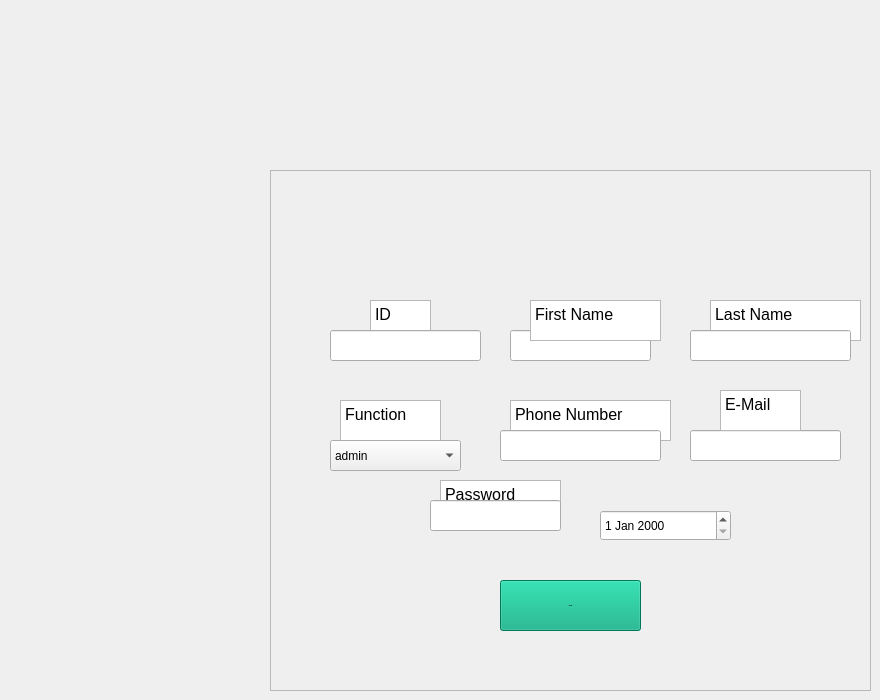
             <widget class="QWidget" name="tab_3">
              <attribute name="title">
               <string>Tab 1</string>
              </attribute>
              <widget class="QFrame" name="frame_3">
               <property name="geometry">
                <rect>
                 <x>270</x>
                 <y>170</y>
                 <width>601</width>
                 <height>521</height>
                </rect>
               </property>
               <property name="frameShape">
                <enum>QFrame::StyledPanel</enum>
               </property>
               <property name="frameShadow">
                <enum>QFrame::Raised</enum>
               </property>
               <widget class="QLineEdit" name="LE_prenom_2">
                <property name="geometry">
                 <rect>
                  <x>240</x>
                  <y>160</y>
                  <width>141</width>
                  <height>31</height>
                 </rect>
                </property>
                <property name="text">
                 <string/>
                </property>
                <property name="readOnly">
                 <bool>false</bool>
                </property>
               </widget>
               <widget class="QTextBrowser" name="textBrowser_15">
                <property name="geometry">
                 <rect>
                  <x>100</x>
                  <y>130</y>
                  <width>61</width>
                  <height>41</height>
                 </rect>
                </property>
                <property name="html">
                 <string>&lt;!DOCTYPE HTML PUBLIC &quot;-//W3C//DTD HTML 4.0//EN&quot; &quot;http://www.w3.org/TR/REC-html40/strict.dtd&quot;&gt;
&lt;html&gt;&lt;head&gt;&lt;meta name=&quot;qrichtext&quot; content=&quot;1&quot; /&gt;&lt;style type=&quot;text/css&quot;&gt;
p, li { white-space: pre-wrap; }
&lt;/style&gt;&lt;/head&gt;&lt;body style=&quot; font-family:'century gothic'; font-size:17px; font-weight:400; font-style:normal;&quot;&gt;
&lt;p style=&quot; margin-top:0px; margin-bottom:0px; margin-left:0px; margin-right:0px; -qt-block-indent:0; text-indent:0px;&quot;&gt;&lt;span style=&quot; font-size:12pt;&quot;&gt;ID &lt;/span&gt;&lt;/p&gt;&lt;/body&gt;&lt;/html&gt;</string>
                </property>
               </widget>
               <widget class="QTextBrowser" name="textBrowser_16">
                <property name="geometry">
                 <rect>
                  <x>440</x>
                  <y>130</y>
                  <width>151</width>
                  <height>41</height>
                 </rect>
                </property>
                <property name="html">
                 <string>&lt;!DOCTYPE HTML PUBLIC &quot;-//W3C//DTD HTML 4.0//EN&quot; &quot;http://www.w3.org/TR/REC-html40/strict.dtd&quot;&gt;
&lt;html&gt;&lt;head&gt;&lt;meta name=&quot;qrichtext&quot; content=&quot;1&quot; /&gt;&lt;style type=&quot;text/css&quot;&gt;
p, li { white-space: pre-wrap; }
&lt;/style&gt;&lt;/head&gt;&lt;body style=&quot; font-family:'century gothic'; font-size:17px; font-weight:400; font-style:normal;&quot;&gt;
&lt;p style=&quot; margin-top:0px; margin-bottom:0px; margin-left:0px; margin-right:0px; -qt-block-indent:0; text-indent:0px;&quot;&gt;&lt;span style=&quot; font-size:12pt;&quot;&gt;Last Name&lt;/span&gt;&lt;/p&gt;&lt;/body&gt;&lt;/html&gt;</string>
                </property>
               </widget>
               <widget class="QTextBrowser" name="textBrowser_17">
                <property name="geometry">
                 <rect>
                  <x>70</x>
                  <y>230</y>
                  <width>101</width>
                  <height>41</height>
                 </rect>
                </property>
                <property name="html">
                 <string>&lt;!DOCTYPE HTML PUBLIC &quot;-//W3C//DTD HTML 4.0//EN&quot; &quot;http://www.w3.org/TR/REC-html40/strict.dtd&quot;&gt;
&lt;html&gt;&lt;head&gt;&lt;meta name=&quot;qrichtext&quot; content=&quot;1&quot; /&gt;&lt;style type=&quot;text/css&quot;&gt;
p, li { white-space: pre-wrap; }
&lt;/style&gt;&lt;/head&gt;&lt;body style=&quot; font-family:'century gothic'; font-size:17px; font-weight:400; font-style:normal;&quot;&gt;
&lt;p style=&quot; margin-top:0px; margin-bottom:0px; margin-left:0px; margin-right:0px; -qt-block-indent:0; text-indent:0px;&quot;&gt;&lt;span style=&quot; font-size:12pt;&quot;&gt;Function&lt;/span&gt;&lt;/p&gt;&lt;/body&gt;&lt;/html&gt;</string>
                </property>
               </widget>
               <widget class="QTextBrowser" name="textBrowser_18">
                <property name="geometry">
                 <rect>
                  <x>240</x>
                  <y>230</y>
                  <width>161</width>
                  <height>41</height>
                 </rect>
                </property>
                <property name="html">
                 <string>&lt;!DOCTYPE HTML PUBLIC &quot;-//W3C//DTD HTML 4.0//EN&quot; &quot;http://www.w3.org/TR/REC-html40/strict.dtd&quot;&gt;
&lt;html&gt;&lt;head&gt;&lt;meta name=&quot;qrichtext&quot; content=&quot;1&quot; /&gt;&lt;style type=&quot;text/css&quot;&gt;
p, li { white-space: pre-wrap; }
&lt;/style&gt;&lt;/head&gt;&lt;body style=&quot; font-family:'century gothic'; font-size:17px; font-weight:400; font-style:normal;&quot;&gt;
&lt;p style=&quot; margin-top:0px; margin-bottom:0px; margin-left:0px; margin-right:0px; -qt-block-indent:0; text-indent:0px;&quot;&gt;&lt;span style=&quot; font-size:12pt;&quot;&gt;Phone Number&lt;/span&gt;&lt;/p&gt;&lt;/body&gt;&lt;/html&gt;</string>
                </property>
               </widget>
               <widget class="QLineEdit" name="LE_ID_3">
                <property name="geometry">
                 <rect>
                  <x>60</x>
                  <y>160</y>
                  <width>151</width>
                  <height>31</height>
                 </rect>
                </property>
                <property name="text">
                 <string/>
                </property>
                <property name="readOnly">
                 <bool>false</bool>
                </property>
               </widget>
               <widget class="QLineEdit" name="LE_tlf_2">
                <property name="geometry">
                 <rect>
                  <x>230</x>
                  <y>260</y>
                  <width>161</width>
                  <height>31</height>
                 </rect>
                </property>
                <property name="text">
                 <string/>
                </property>
                <property name="readOnly">
                 <bool>false</bool>
                </property>
               </widget>
               <widget class="QDateEdit" name="dateEdit_2">
                <property name="geometry">
                 <rect>
                  <x>330</x>
                  <y>340</y>
                  <width>131</width>
                  <height>31</height>
                 </rect>
                </property>
               </widget>
               <widget class="QTextBrowser" name="textBrowser_19">
                <property name="geometry">
                 <rect>
                  <x>170</x>
                  <y>310</y>
                  <width>121</width>
                  <height>41</height>
                 </rect>
                </property>
                <property name="html">
                 <string>&lt;!DOCTYPE HTML PUBLIC &quot;-//W3C//DTD HTML 4.0//EN&quot; &quot;http://www.w3.org/TR/REC-html40/strict.dtd&quot;&gt;
&lt;html&gt;&lt;head&gt;&lt;meta name=&quot;qrichtext&quot; content=&quot;1&quot; /&gt;&lt;style type=&quot;text/css&quot;&gt;
p, li { white-space: pre-wrap; }
&lt;/style&gt;&lt;/head&gt;&lt;body style=&quot; font-family:'century gothic'; font-size:17px; font-weight:400; font-style:normal;&quot;&gt;
&lt;p style=&quot; margin-top:0px; margin-bottom:0px; margin-left:0px; margin-right:0px; -qt-block-indent:0; text-indent:0px;&quot;&gt;&lt;span style=&quot; font-size:12pt;&quot;&gt;Password&lt;/span&gt;&lt;/p&gt;&lt;/body&gt;&lt;/html&gt;</string>
                </property>
               </widget>
               <widget class="QLineEdit" name="LE_mail_2">
                <property name="geometry">
                 <rect>
                  <x>420</x>
                  <y>260</y>
                  <width>151</width>
                  <height>31</height>
                 </rect>
                </property>
                <property name="text">
                 <string/>
                </property>
                <property name="readOnly">
                 <bool>false</bool>
                </property>
               </widget>
               <widget class="QLineEdit" name="LE_nom_2">
                <property name="geometry">
                 <rect>
                  <x>420</x>
                  <y>160</y>
                  <width>161</width>
                  <height>31</height>
                 </rect>
                </property>
                <property name="text">
                 <string/>
                </property>
                <property name="readOnly">
                 <bool>false</bool>
                </property>
               </widget>
               <widget class="QTextBrowser" name="textBrowser_20">
                <property name="geometry">
                 <rect>
                  <x>450</x>
                  <y>220</y>
                  <width>81</width>
                  <height>41</height>
                 </rect>
                </property>
                <property name="html">
                 <string>&lt;!DOCTYPE HTML PUBLIC &quot;-//W3C//DTD HTML 4.0//EN&quot; &quot;http://www.w3.org/TR/REC-html40/strict.dtd&quot;&gt;
&lt;html&gt;&lt;head&gt;&lt;meta name=&quot;qrichtext&quot; content=&quot;1&quot; /&gt;&lt;style type=&quot;text/css&quot;&gt;
p, li { white-space: pre-wrap; }
&lt;/style&gt;&lt;/head&gt;&lt;body style=&quot; font-family:'century gothic'; font-size:17px; font-weight:400; font-style:normal;&quot;&gt;
&lt;p style=&quot; margin-top:0px; margin-bottom:0px; margin-left:0px; margin-right:0px; -qt-block-indent:0; text-indent:0px;&quot;&gt;&lt;span style=&quot; font-size:12pt;&quot;&gt;E-Mail &lt;/span&gt;&lt;/p&gt;&lt;/body&gt;&lt;/html&gt;</string>
                </property>
               </widget>
               <widget class="QTextBrowser" name="textBrowser_21">
                <property name="geometry">
                 <rect>
                  <x>260</x>
                  <y>130</y>
                  <width>131</width>
                  <height>41</height>
                 </rect>
                </property>
                <property name="html">
                 <string>&lt;!DOCTYPE HTML PUBLIC &quot;-//W3C//DTD HTML 4.0//EN&quot; &quot;http://www.w3.org/TR/REC-html40/strict.dtd&quot;&gt;
&lt;html&gt;&lt;head&gt;&lt;meta name=&quot;qrichtext&quot; content=&quot;1&quot; /&gt;&lt;style type=&quot;text/css&quot;&gt;
p, li { white-space: pre-wrap; }
&lt;/style&gt;&lt;/head&gt;&lt;body style=&quot; font-family:'century gothic'; font-size:17px; font-weight:400; font-style:normal;&quot;&gt;
&lt;p style=&quot; margin-top:0px; margin-bottom:0px; margin-left:0px; margin-right:0px; -qt-block-indent:0; text-indent:0px;&quot;&gt;&lt;span style=&quot; font-size:12pt;&quot;&gt;First Name &lt;/span&gt;&lt;/p&gt;&lt;/body&gt;&lt;/html&gt;</string>
                </property>
               </widget>
               <widget class="QLineEdit" name="LE_mdp_2">
                <property name="geometry">
                 <rect>
                  <x>160</x>
                  <y>330</y>
                  <width>131</width>
                  <height>31</height>
                 </rect>
                </property>
                <property name="text">
                 <string/>
                </property>
                <property name="readOnly">
                 <bool>false</bool>
                </property>
               </widget>
               <widget class="QPushButton" name="pushButton_10">
                <property name="geometry">
                 <rect>
                  <x>230</x>
                  <y>410</y>
                  <width>141</width>
                  <height>51</height>
                 </rect>
                </property>
                <property name="font">
                 <font>
                  <family>century gothic</family>
                  <pointsize>-1</pointsize>
                  <weight>75</weight>
                  <italic>true</italic>
                  <bold>true</bold>
                 </font>
                </property>
                <property name="styleSheet">
                 <string notr="true">background:rgb(0, 170, 127);</string>
                </property>
                <property name="text">
                 <string>Sign up</string>
                </property>
               </widget>
               <widget class="QComboBox" name="comboBox_2">
                <property name="geometry">
                 <rect>
                  <x>60</x>
                  <y>270</y>
                  <width>131</width>
                  <height>31</height>
                 </rect>
                </property>
                <item>
                 <property name="text">
                  <string>admin</string>
                 </property>
                </item>
                <item>
                 <property name="text">
                  <string>supplier</string>
                 </property>
                </item>
                <item>
                 <property name="text">
                  <string>product</string>
                 </property>
                </item>
                <item>
                 <property name="text">
                  <string>client</string>
                 </property>
                </item>
                <item>
                 <property name="text">
                  <string>delivery</string>
                 </property>
                </item>
               </widget>
              </widget>
             </widget>
